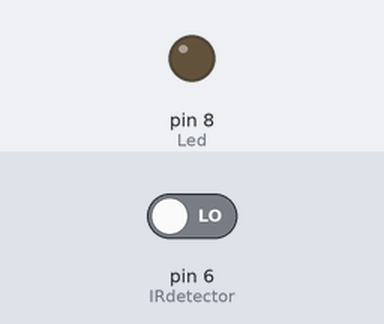
Recording of a sketch running on a simulated Arduino Uno, built with avr-gcc and run on an emulated ATmega328P. Shown: output pins drawn as LEDs (lit = HIGH). The test bench sets the inputs (shaded band); at power-on: pin 6 (IRdetector) LOW.

Above: at 1.2 s.
1.3 s: pin 6 (IRdetector) driven HIGH
At 2.4 s:
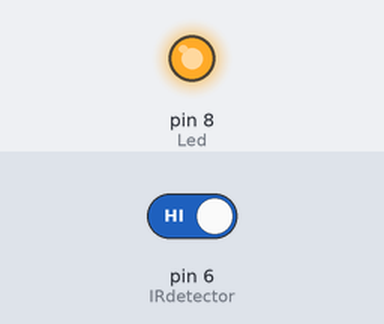
2.8 s: pin 6 (IRdetector) driven LOW
At 3.5 s:
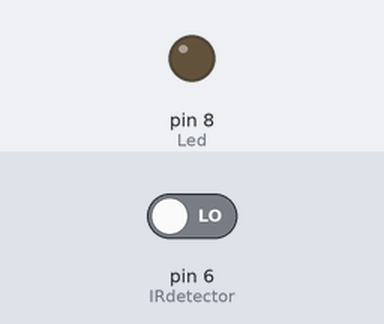
Timing chart, 0 to 5.8 s (numbered marks = the images above; inputs shaded):
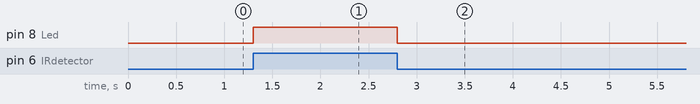

The sketch:

IRdetector0.ino
```cpp
const int Led = 8;
const int IRdetector = 6;

void setup()
{
    pinMode(Led, OUTPUT);
    pinMode(IRdetector, INPUT);
}

void loop()
{
    if(digitalRead(IRdetector))
    {
        digitalWrite(Led, HIGH);
    }
    else
    {
        digitalWrite(Led, LOW);
    }

}
```

Measured:
- after the input at 1.3 s, pin 8 (Led): LOW → HIGH at once
- after the input at 2.8 s, pin 8 (Led): HIGH → LOW at once
